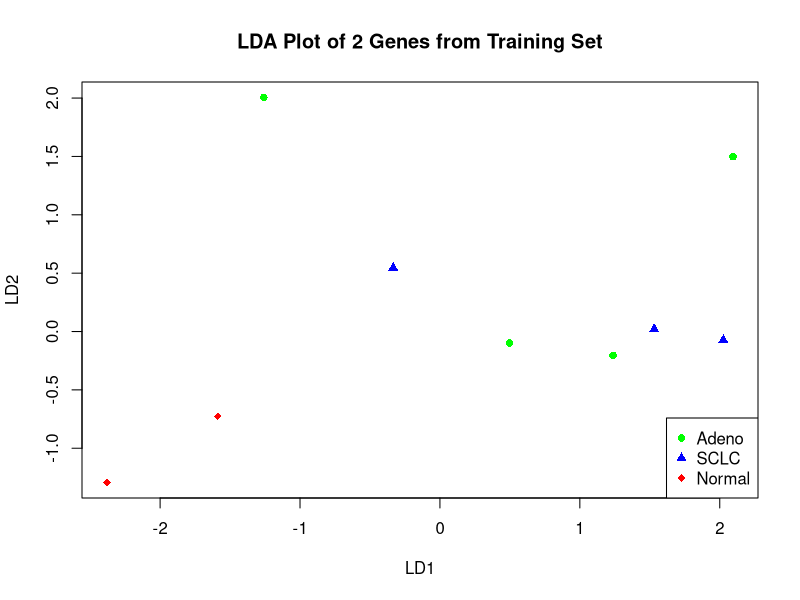
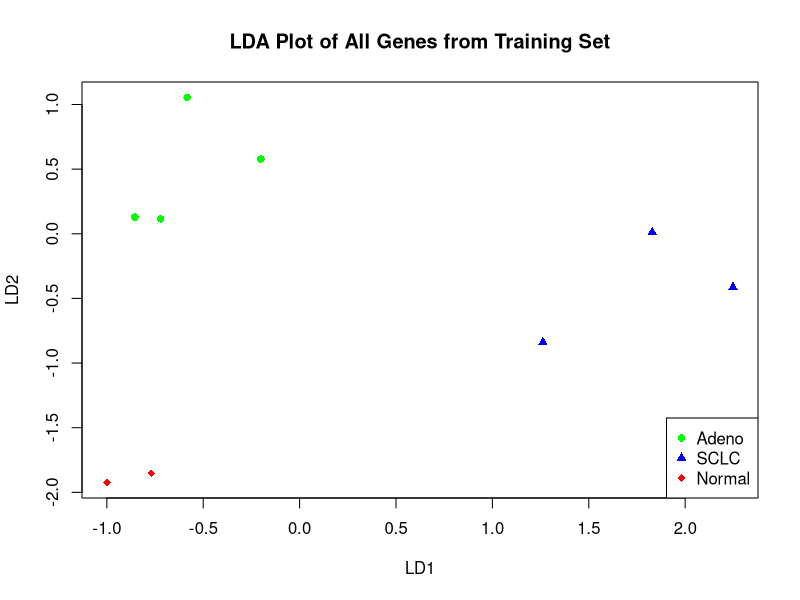

Here is the R script that generated these plots, in order:
# AS.410.671.81.FA13 – Lab #9
# Classification
# Author: Shan Sabri

#######################
#          1          #
#######################

setwd("C:\\Users\\Shan\\Desktop\\JHU_Fall2013\\410.671_Microarrays&Analysis\\DataSets\\")
dat <- read.table("lung_cancer.txt", header = T, row.names = 1)


#######################
#          2          #
#######################

library(MASS)

names <- colnames(dat)
length(names)

dat  <- data.frame(names, t(dat))
dim(dat)


#######################
#          3          #
#######################

training <- rbind(dat[1:6, ], dat[11:16, ], dat[20:22, ])
test     <- dat[ !(rownames(dat) %in% rownames(training)), ]

te.names    <- test$names
test.names  <- factor(gsub('[[:digit:]]+', '', te.names))
test$names  <- NULL


#######################
#          4          #
#######################

tr.names       <- training$names
train.names    <- factor(gsub('[[:digit:]]+', '', tr.names))
training$names <- NULL

train.lda.2      <- lda(train.names ~ ., data = training[, c(1, 2)])
train.pred.2.out <- predict(train.lda.2, test[, c(1, 2)])
table(train.pred.2.out$class, test.names)


#######################
#          5          #
#######################

plot(
	range(train.pred.2.out$x[, 1]), 
	range(train.pred.2.out$x[, 2]), 
	type = "n", 
	xlab = "LD1",
	ylab = "LD2",
	main = "LDA Plot of 2 Genes from Training Set",
	)
points(
	train.pred.2.out$x,
	col = c(rep("Green", 4), rep("Blue", 3), rep("Red", 2)),
	pch = c(rep(16, 4), rep(17, 3), rep(18, 2))
	)
legend(
	"bottomright", 
	c("Adeno", "SCLC", "Normal"), 
	col = c("Green", "Blue", "Red"),
	pch = c(16:18)
	)

	
#######################
#          6          #
#######################

train.lda <- lda(train.names ~ ., data = training)
train.out <- predict(train.lda, test)
table(train.out$class, test.names)


#######################
#          7          #
#######################

plot(
	range(train.out$x[, 1]), 
	range(train.out$x[, 2]), 
	type = "n", 
	xlab = "LD1",
	ylab = "LD2",
	main = "LDA Plot of All Genes from Training Set",
	)
points(
	train.out$x,
	col = c(rep("Green", 4), rep("Blue", 3), rep("Red", 2)),
	pch = c(rep(16, 4), rep(17, 3), rep(18, 2))
	)
legend(
	"bottomright", 
	c("Adeno", "SCLC", "Normal"), 
	col = c("Green", "Blue", "Red"),
	pch = c(16:18)
	)